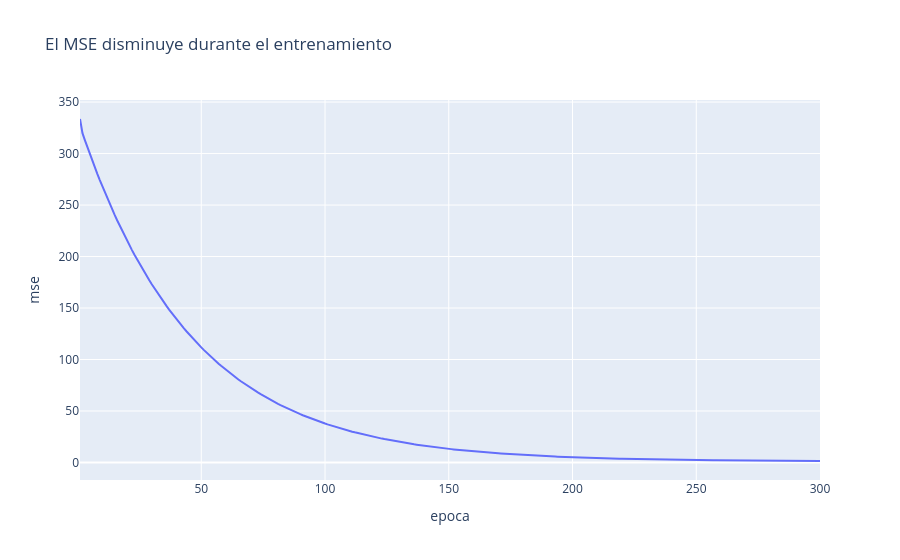

Notebook source saved alongside this figure:
### Markdown cell above
## 5. Gradientes y descenso de gradiente

Para reducir el costo, calculamos cómo cambia respecto a cada parámetro:

$$\frac{\partial J}{\partial w} = -\frac{2}{n}\sum_{i=1}^{n}x_i(y_i-\hat{y}_i), \qquad \frac{\partial J}{\partial b} = -\frac{2}{n}\sum_{i=1}^{n}(y_i-\hat{y}_i)$$

El descenso de gradiente actualiza en dirección contraria al gradiente:

$$w \leftarrow w - \alpha \frac{\partial J}{\partial w}, \qquad b \leftarrow b - \alpha \frac{\partial J}{\partial b}$$

donde $\alpha$ es la tasa de aprendizaje.

### Code cell
w, b = 0.0, 0.0
tasa_aprendizaje = 0.03
historial = []

for epoca in range(300):
    pred = w * x + b
    error = y - pred
    grad_w = -2 * np.mean(x * error)
    grad_b = -2 * np.mean(error)
    w -= tasa_aprendizaje * grad_w
    b -= tasa_aprendizaje * grad_b
    historial.append({"epoca": epoca + 1, "mse": mean_squared_error(y, w * x + b)})

print(f"Parámetros aprendidos: w={w:.3f}, b={b:.3f}")
px.line(pl.DataFrame(historial), x="epoca", y="mse", title="El MSE disminuye durante el entrenamiento").show()

### Figure 1 — Plotly figure (JSON) as saved in the notebook; plotly's stock layout.template omitted (floating-point values rounded to 4 significant figures; data arrays with more than 128 entries replaced by an {"elided": "..."} marker saying what was removed)
{"data": [{"hovertemplate": "epoca=%{x}<br>mse=%{y}<extra></extra>", "legendgroup": "", "line": {"color": "#636efa", "dash": "solid"}, "marker": {"symbol": "circle"}, "mode": "lines", "name": "", "orientation": "v", "showlegend": false, "type": "scatter", "x": {"elided": "300 int values"}, "xaxis": "x", "y": {"elided": "300 float values"}, "yaxis": "y"}], "layout": {"legend": {"tracegroupgap": 0}, "title": {"text": "El MSE disminuye durante el entrenamiento"}, "xaxis": {"anchor": "y", "domain": [0, 1], "title": {"text": "epoca"}}, "yaxis": {"anchor": "x", "domain": [0, 1], "title": {"text": "mse"}}}}
